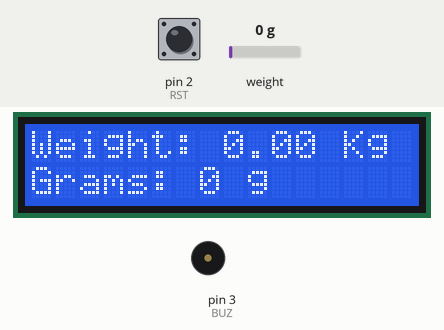
This sketch was run on a simulated Arduino Uno, built with avr-gcc and run on an emulated ATmega328P. Shown: 16×2 character LCD, buzzer (waves = sounding, pin HIGH). The inputs (shaded band) are chosen by the test bench; at power-on: pin 2 (RST) HIGH, weight on the scale 0 g. What the sketch prints to the serial monitor is not drawn.

Above: at 2.8 s.
2.9 s: pin 2 (RST) pulled LOW for 1.8 s
At 6.7 s:
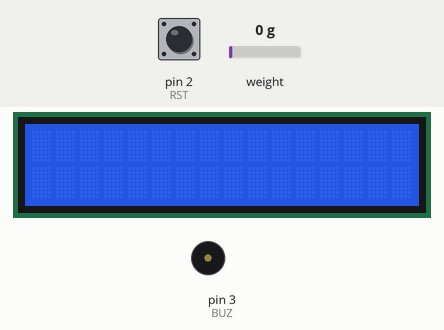
7.7 s: weight on the scale set to 100 g
At 9.4 s:
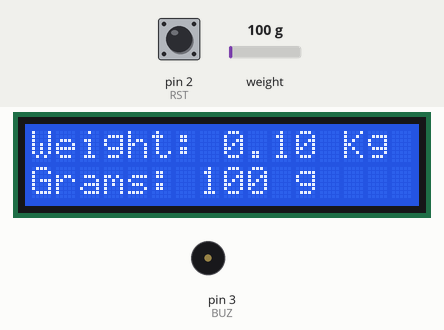
10.3 s: weight on the scale set to 1250 g
At 11.0 s:
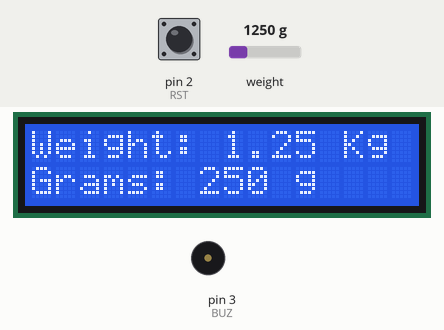
12.3 s: weight on the scale set to 2500 g
At 14.2 s:
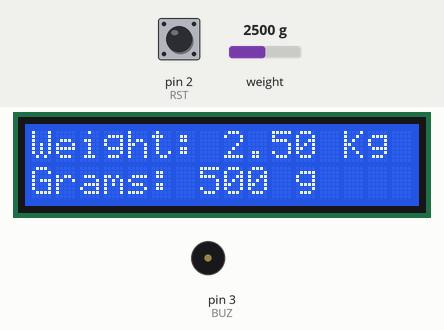
14.9 s: pin 2 (RST) pulled LOW for 3.2 s
At 17.3 s:
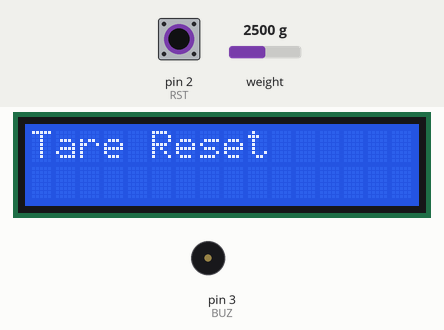
Timing chart, 0 to 18.8 s (numbered marks = the images above; inputs shaded):
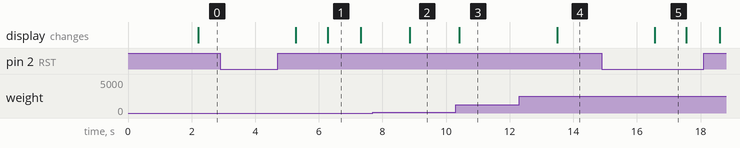

The sketch:

Weigth_Calculation_USsng_Load_Cell_V1.ino
```cpp
#include <Wire.h>
#include <LiquidCrystal_I2C.h>
#include <HX711.h>

#define RST 2
#define BUZ 3

// Initialize the LCD display at I2C address 0x27, with a 16x2 display
LiquidCrystal_I2C lcd(0x27, 16, 2);

// Initialize the HX711 load cell
HX711 scale;

// Pin definitions for the HX711
const int LOADCELL_DOUT_PIN = 6;
const int LOADCELL_SCK_PIN = 5;

void setup() {
  // Start serial communication for debugging
  Serial.begin(9600);

  pinMode(BUZ, OUTPUT);
  pinMode(RST, INPUT_PULLUP);

  // Initialize the LCD
  lcd.init();
  lcd.backlight();

  // Display a startup message on the LCD
  lcd.setCursor(0, 0);
  //lcd.print("Calibrating...");

  // Initialize the HX711
  scale.begin(LOADCELL_DOUT_PIN, LOADCELL_SCK_PIN);

  // Wait for the scale to stabilize
  delay(100);

  // Tare the scale to reset its zero point
  scale.set_scale();
  scale.tare();

  // Display calibration completed message
  lcd.clear();
  lcd.setCursor(0, 0);
 // lcd.print("Tare Complete");
  //delay(1500);
  lcd.clear();

  // Set the scale factor (your value: 467440.0)
  scale.set_scale(824280.0);  // Replace with your own scale factor
}

void loop() {
  if (digitalRead(RST) == LOW) {
    scale.set_scale();
    scale.tare();
    scale.set_scale(824280.0); // Reset scale factor
    lcd.clear();
    lcd.setCursor(0, 0);
    lcd.print("Tare Reset");
    delay(1000);
    lcd.clear();
  }

  // Get the weight in kg from the load cell (average of 10 readings)
  float weightKg = scale.get_units(10);  // Average of 10 readings for stability

  if (weightKg <= 0.001) { // Below 1g, consider as 0
    weightKg = 0.0;
  }

  // Convert weight to Kg and Grams
  int kgPart = int(weightKg);            // Integer part for Kg
  int gramPart = int((weightKg - kgPart) * 1000); // Grams part

  // Serial output for debugging
  Serial.print("Weight: ");
  Serial.print(kgPart);
  Serial.print(" Kg ");
  Serial.print(gramPart);
  Serial.println(" g");

  // Display weight on the LCD
  //lcd.clear(); // Clear the LCD to prevent overlapping of values
  lcd.setCursor(0, 0); // Set cursor to top row
  lcd.print("Weight: ");
  lcd.print("        ");
  lcd.setCursor(8, 0);
  lcd.print(weightKg,2);
  lcd.print(" Kg");

  lcd.setCursor(0, 1); // Set cursor to bottom row
  lcd.print("Grams: ");
  lcd.print("         ");
  lcd.setCursor(7, 1);
  lcd.print(gramPart);
  lcd.print(" g"); // Print grams

  delay(500); // Delay before the next reading
}
```

Measured:
- after the input at 2.9 s, the display: first changes after 2.4 s (image 1 shows a later state)
- after the input at 7.7 s, the display: changes after 1.2 s (image 2)
- after the input at 10.3 s, the display: changes after 0.11 s (image 3)
- after the input at 12.3 s, the display: changes after 1.2 s (image 4)
- after the input at 14.9 s, the display: changes after 1.7 s (image 5)
- what the display in image 1 shows lasts 1.0 s, from 6.3 s to 7.3 s
